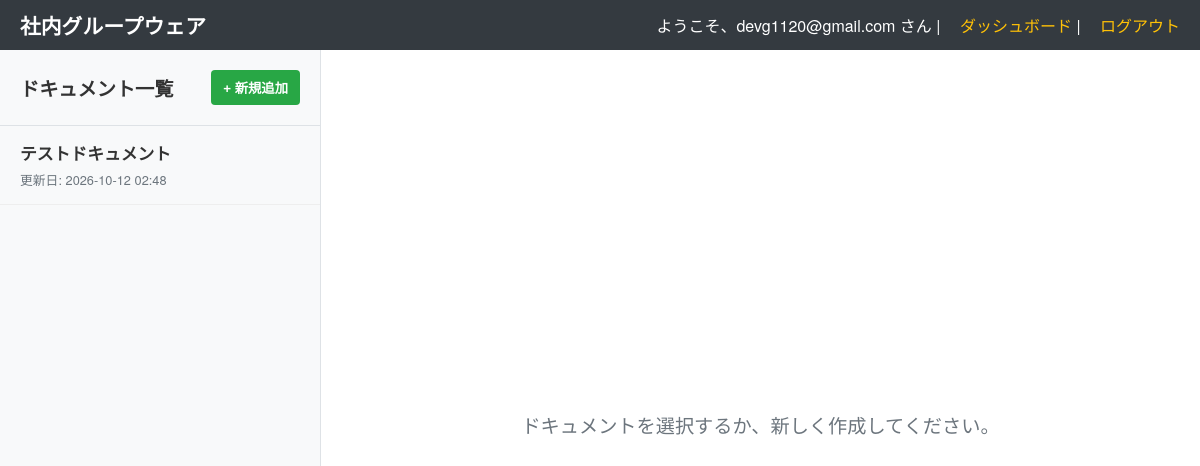
Page /markdown (signed in) on the earlier database version.
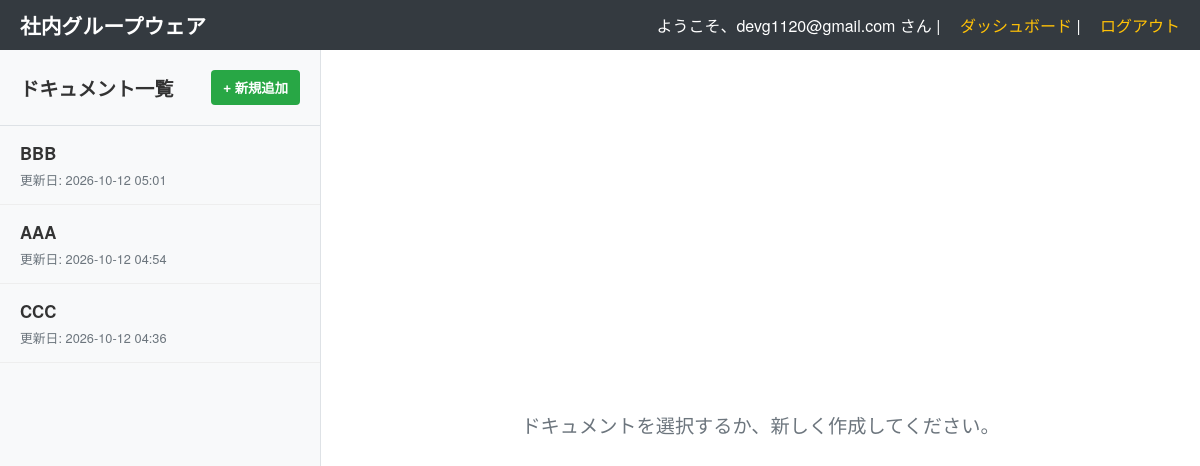
Same page on the later database version.
### main.py (models this page shows)
class User(Base):
    __tablename__ = "user"
    id = Column(Integer, primary_key=True, index=True)
    username = Column(String(50), unique=True, nullable=False)
    password_hash = Column(String(128), nullable=False)
    posts = relationship('Post', back_populates='author')
    schedules = relationship('Schedule', back_populates='creator')

class MarkdownDocument(Base):
    __tablename__ = "markdown_documents"
    id = Column(Integer, primary_key=True, index=True)
    title = Column(String(100), nullable=False)
    content = Column(Text, nullable=False, default="")
    created_at = Column(DateTime, nullable=False, default=datetime.utcnow)
    updated_at = Column(DateTime, nullable=False, default=datetime.utcnow, onupdate=datetime.utcnow)
    user_id = Column(Integer, ForeignKey('user.id'), nullable=False)

### main.py (the view)
@app.get("/markdown", response_class=HTMLResponse)
def markdown_list(request: Request, db: Session = Depends(get_db), current_user: User = Depends(login_required)):
    docs = db.query(MarkdownDocument).order_by(MarkdownDocument.updated_at.desc()).all()
    return templates.TemplateResponse(
        request=request,
        name="markdown_list.html",  # このテンプレートに全ての機能を統合します
        context={"current_user": current_user, "docs": docs}
    )

### templates/markdown_list.html (shortened to what this page needs)
<!DOCTYPE html>
<html lang="ja">
<head>
     <link
        rel="stylesheet"
        href="https://cdn.jsdelivr.net/npm/easymde/dist/easymde.min.css"
      />
</head>
<body>
  <header>
    <div>
      <span style="font-size: 1.3rem; font-weight: bold;">社内グループウェア</span>
    </div>
    <div>
      ようこそ、{{ current_user.username }} さん |
      <a href="/">ダッシュボード</a> |
      <a href="/logout">ログアウト</a>
    </div>
  </header>
  <div class="manager-container">
    <div class="sidebar">
      <div class="sidebar-header">
        <h2 style="margin:0; font-size: 1.2rem;">ドキュメント一覧</h2>
        <button class="btn-create" onclick="clickNewDocument()">+ 新規追加</button>
      </div>
      <ul class="doc-list">
        {% if docs %}
          {% for d in docs %}
            <li class="doc-item" id="doc-item-{{ d.id }}"
                data-id="{{ d.id }}"
                data-title="{{ d.title }}"
                data-content="{{ d.content }}">
              <h3>{{ d.title }}</h3>
              <div class="doc-date">更新日: {{ d.updated_at.strftime('%Y-%m-%d %H:%M') }}</div>
            </li>
          {% endfor %}
        {% else %}
          <li style="padding: 20px; color:#6c757d; text-align:center;">ドキュメントがありません。</li>
        {% endif %}
      </ul>
    </div>
    <div class="main-content">
      <div id="view-placeholder" class="placeholder">
        ドキュメントを選択するか、新しく作成してください。
      </div>
    </div>
  </div>
</body>
</html>

### templates/markdown_list.html (style rules this page uses)
body { margin: 0; font-family: 'Helvetica Neue', Arial, sans-serif; display: flex; flex-direction: column; height: 100vh; color: #333; }
header { background-color: #343a40; color: white; padding: 10px 20px; display: flex; justify-content: space-between; align-items: center; }
header a { color: #ffc107; text-decoration: none; margin-left: 15px; }
.manager-container { display: flex; flex: 1; overflow: hidden; }
.sidebar { width: 320px; background-color: #f8f9fa; border-right: 1px solid #dee2e6; display: flex; flex-direction: column; }
.sidebar-header { padding: 20px; border-bottom: 1px solid #dee2e6; display: flex; justify-content: space-between; align-items: center; }
.btn-create { background-color: #28a745; color: white; border: none; padding: 8px 12px; border-radius: 4px; cursor: pointer; font-weight: bold; }
.doc-list { list-style: none; padding: 0; margin: 0; overflow-y: auto; flex: 1; }
.doc-item { padding: 15px 20px; border-bottom: 1px solid #eee; cursor: pointer; transition: background 0.2s; }
.doc-item h3 { margin: 0 0 5px 0; font-size: 1.05rem; }
.doc-date { font-size: 0.8rem; color: #6c757d; }
.main-content { flex: 1; padding: 40px; overflow-y: auto; background-color: #fff; }
.placeholder { display: flex; justify-content: center; align-items: center; height: 100%; color: #6c757d; font-size: 1.2rem; }

Differences in the rows shown:
removed MarkdownDocument: title "テストドキュメント", updated_at "2026-10-12 02:48"
added MarkdownDocument: title "BBB", updated_at "2026-10-12 05:01"
added MarkdownDocument: title "AAA", updated_at "2026-10-12 04:54"
added MarkdownDocument: title "CCC", updated_at "2026-10-12 04:36"
